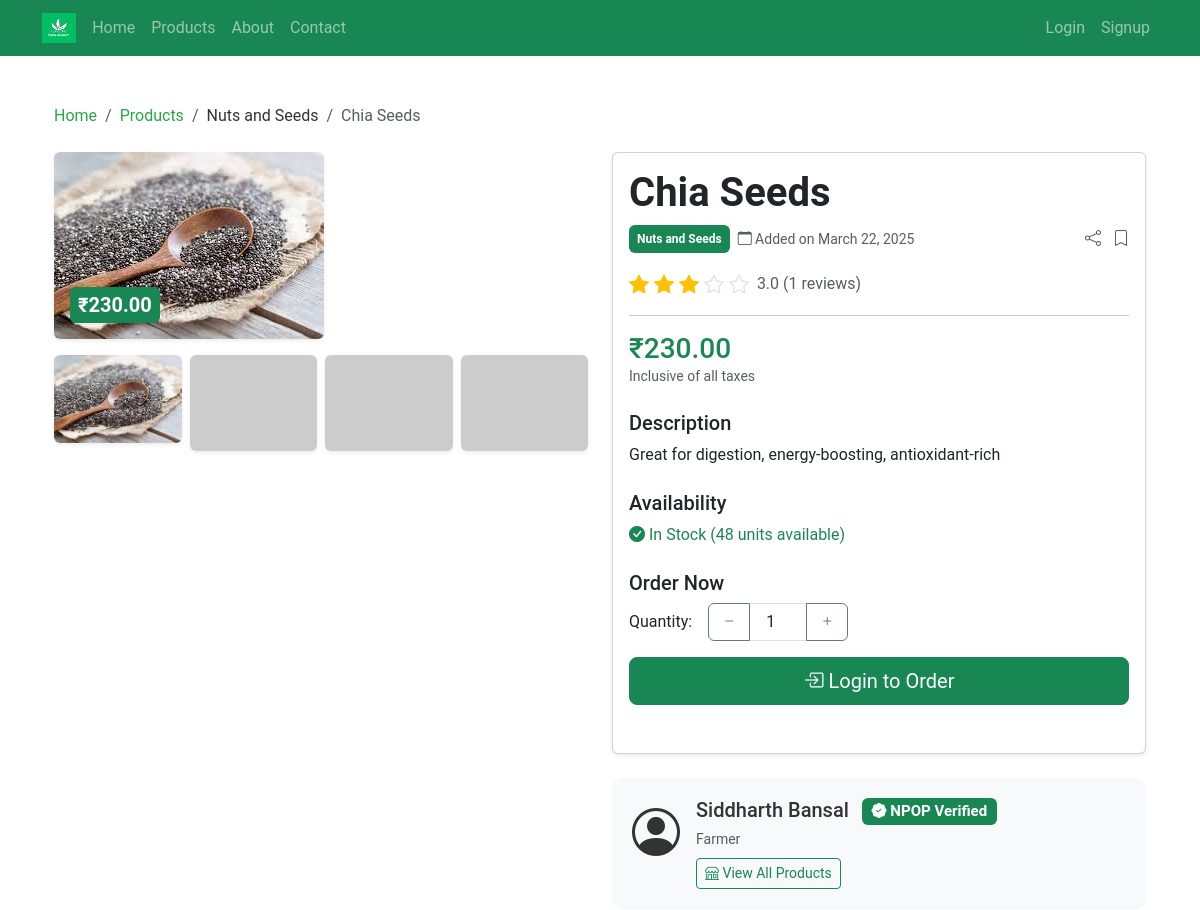
The page /products/43/ (upper part) on the database as committed earlier.
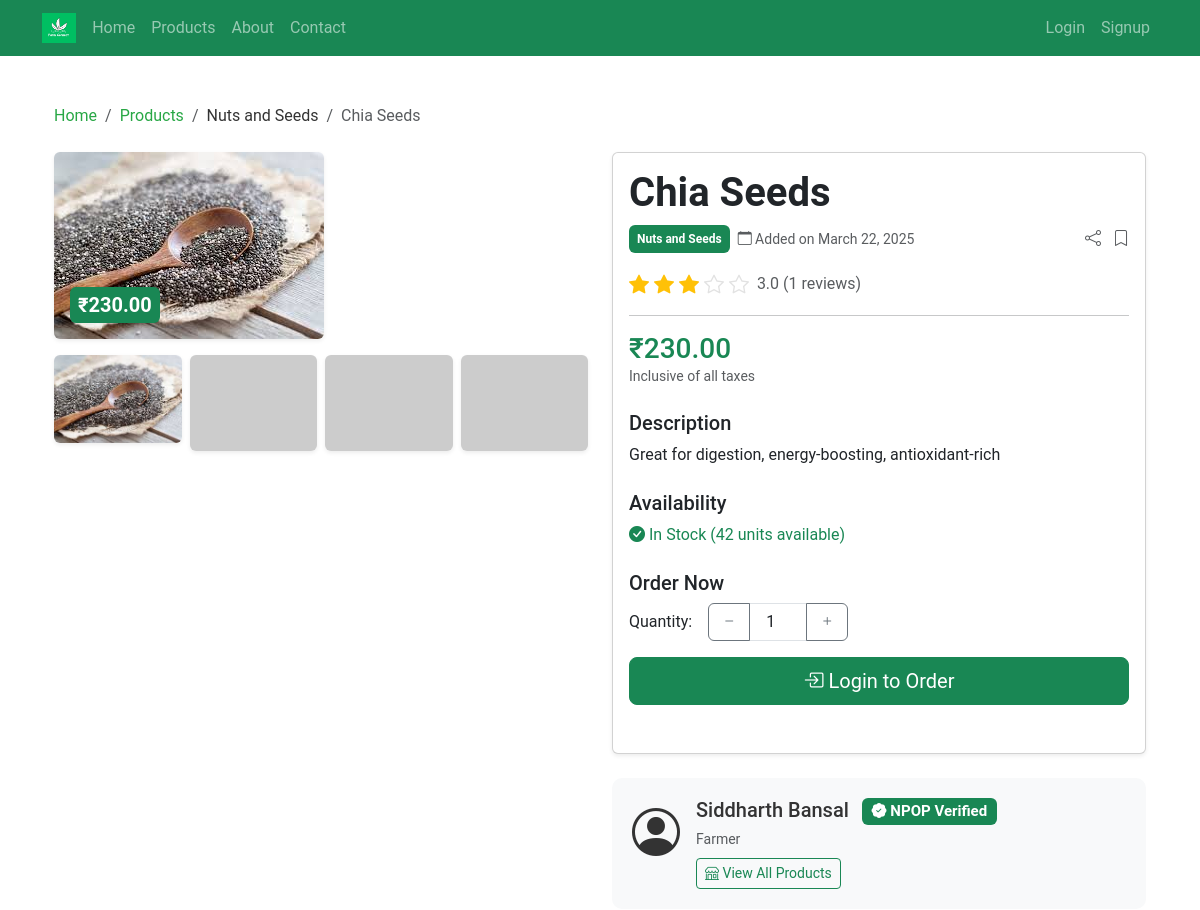
The same page on the database as committed later.
### farm_core/models.py (models this page shows, shortened)
class Product(models.Model):
    UNIT_CHOICES = (
        ('kg', 'Kilogram'),
        ('g', 'Gram'),
        ('l', 'Liter'),
        ('ml', 'Milliliter'),
        ('piece', 'Piece'),
        ('dozen', 'Dozen'),
        ('bundle', 'Bundle'),
        ('box', 'Box'),
        ('bag', 'Bag'),
        ('packet', 'Packet'),
    )
    name = models.CharField(max_length=200)
    description = models.TextField()
    price = models.DecimalField(max_digits=10, decimal_places=2)
    discount_price = models.DecimalField(max_digits=10, decimal_places=2, blank=True, null=True)
    quantity_available = models.PositiveIntegerField(default=0)
    category = models.ForeignKey(ProductCategory, on_delete=models.CASCADE, related_name='products')
    unit = models.CharField(max_length=10, choices=UNIT_CHOICES, default='kg')
    farmer = models.ForeignKey(User, on_delete=models.CASCADE, related_name='products')
    image = models.ImageField(upload_to='product_images/', blank=True, null=True)
    created_at = models.DateTimeField(auto_now_add=True)
    updated_at = models.DateTimeField(auto_now=True)
    is_organic = models.BooleanField(default=False)
    is_available = models.BooleanField(default=True)
    harvest_date = models.DateField(blank=True, null=True)
    expiry_date = models.DateField(blank=True, null=True)
    nutritional_info = models.TextField(blank=True, null=True)
    @property
    def avg_rating(self):
        reviews = self.reviews.all()
        if reviews.exists():
            return reviews.aggregate(models.Avg('rating'))['rating__avg']
        return 0
    @property
    def review_count(self):
        return self.reviews.count()
    def get_recommended_products(self, limit=5):
        direct_recommendations = ProductRecommendation.objects.filter(
            primary_product=self
        ).select_related('recommended_product').order_by('-strength')[:limit]
        recommended_products = [rec.recommended_product for rec in direct_recommendations]
        return recommended_products[:limit]

class ProductCategory(models.Model):
    name = models.CharField(max_length=100)
    description = models.TextField(blank=True, null=True)
    class Meta:
        verbose_name_plural = "Product Categories"

class User(AbstractUser):
    USER_TYPE_CHOICES = (
        ('farmer', 'Farmer'),
        ('consumer', 'Consumer'),
    )
    user_type = models.CharField(max_length=10, choices=USER_TYPE_CHOICES, default='consumer')
    phone = models.CharField(max_length=15, blank=True, null=True)
    address = models.TextField(blank=True, null=True)
    profile_pic = models.ImageField(upload_to='profile_pics/', blank=True, null=True)
    npop_certificate_number = models.CharField(max_length=100, blank=True, null=True)
    npop_certificate_issue_date = models.DateField(blank=True, null=True)
    npop_certificate_expiry_date = models.DateField(blank=True, null=True)
    npop_certificate_file = models.FileField(upload_to='npop_certificates/', blank=True, null=True)
    @property
    def is_npop_verified(self):
        from datetime import date
        if self.user_type != 'farmer':
            return False
        if not self.npop_certificate_number or not self.npop_certificate_expiry_date:
            return False
        return self.npop_certificate_expiry_date >= date.today()

### farm_core/views.py (the view, shortened to what this page needs)
# urls.py: path('products/<int:pk>/', views.ProductDetailView.as_view(), name='product_detail'),
class ProductDetailView(DetailView):
    model = Product
    template_name = 'farm_core/products/detail.html'
    context_object_name = 'product'
    def get_context_data(self, **kwargs):
        context = super().get_context_data(**kwargs)
        product = self.get_object()
        context['form'] = ProductReviewForm()
        context['reviews'] = product.reviews.all()
        context['complementary_products'] = product.get_recommended_products(limit=4)
        cart = self.request.session.get('cart', {})
        context['cart_count'] = sum(int(quantity) for quantity in cart.values())
        return context

### farm_core/forms.py
class ProductReviewForm(forms.ModelForm):
    rating = forms.ChoiceField(
        choices=ProductReview.RATING_CHOICES,
        widget=forms.RadioSelect(attrs={'class': 'star-rating-input'}),
        required=True
    )
    review_text = forms.CharField(
        widget=forms.Textarea(attrs={
            'class': 'form-control',
            'rows': 4,
            'placeholder': _('Share your experience with this product...')
        }),
        required=True
    )
    class Meta:
        model = ProductReview
        fields = ['rating', 'review_text']

### farm_core/templates/farm_core/products/detail.html (shortened to what the changed rows need)
{% extends 'farm_core/base.html' %}
{% load i18n %}
{% load static %}
{% block content %}
<div class="container py-4">
    <nav aria-label="breadcrumb" class="mb-4">
        <ol class="breadcrumb">
            <li class="breadcrumb-item"><a href="{% url 'farm_core:home' %}">{% trans "Home" %}</a></li>
            <li class="breadcrumb-item"><a href="{% url 'farm_core:product_list' %}">{% trans "Products" %}</a></li>
            {% if product.category %}
            <li class="breadcrumb-item">{{ product.category.name }}</li>
            {% endif %}
            <li class="breadcrumb-item active">{{ product.name }}</li>
        </ol>
    </nav>
    <div class="row">
        <div class="col-lg-6 mb-4">
            <div class="position-relative mb-3">
                {% if product.image %}
                <img src="{{ product.image.url }}" class="img-fluid rounded shadow-sm" alt="{{ product.name }}" id="main-product-image">
                {% else %}
                <img src="https://placehold.co/800x600?text=Product" class="img-fluid rounded shadow-sm" alt="{{ product.name }}" id="main-product-image">
                {% endif %}
                <div class="position-absolute bottom-0 start-0 p-3">
                    <span class="badge bg-success p-2 fs-5">₹{{ product.price }}</span>
                </div>
            </div>
            <div class="row product-gallery g-2">
                <div class="col-3">
                    {% if product.image %}
                    <img src="{{ product.image.url }}" class="img-fluid rounded shadow-sm" alt="{{ product.name }}" onclick="document.getElementById('main-product-image').src=this.src">
                    {% else %}
                    <img src="https://placehold.co/800x600?text=Product" class="img-fluid rounded shadow-sm" alt="{{ product.name }}" onclick="document.getElementById('main-product-image').src=this.src">
                    {% endif %}
                </div>
            </div>
        </div>
        <div class="col-lg-6">
            <div class="card shadow-sm mb-4">
                <div class="card-body">
                    <h1 class="card-title fw-bold">{{ product.name }}</h1>
                    <div class="d-flex mb-3 align-items-center">
                        <span class="badge bg-success me-2 p-2">{{ product.category.name }}</span>
                        <div class="text-muted small me-3">
                            <i class="bi bi-calendar"></i> {% trans "Added on" %} {{ product.created_at|date }}
                        </div>
                        <div class="ms-auto">
                            <a href="#" class="text-muted me-2" title="{% trans 'Share' %}">
                            </a>
                            <a href="#" class="text-muted" title="{% trans 'Save for later' %}">
                            </a>
                        </div>
                    </div>
                    <div class="d-flex align-items-center mb-3">
                        <div class="star-rating me-2">
                            {% for i in "12345"|make_list %}
                                {% if forloop.counter <= product.avg_rating %}
                                <i class="bi bi-star-fill"></i>
                                {% elif forloop.counter <= product.avg_rating|add:"0.5" and forloop.counter > product.avg_rating %}
                                <i class="bi bi-star-half"></i>
                                {% else %}
                                <i class="bi bi-star inactive"></i>
                                {% endif %}
                            {% endfor %}
                        </div>
                        <span class="text-muted">{{ product.avg_rating|floatformat:1 }} ({{ product.review_count }} {% trans "reviews" %})</span>
                    </div>
                    <hr>
                    <div class="mb-4">
                        <h3 class="text-success mb-0">₹{{ product.price }}</h3>
                        <div class="text-muted small">{% trans "Inclusive of all taxes" %}</div>
                    </div>
                    <div class="mb-4">
                        <h5>{% trans "Description" %}</h5>
                        <p>{{ product.description }}</p>
                    </div>
                    <div class="mb-4">
                        <h5>{% trans "Availability" %}</h5>
                        {% if product.quantity_available > 10 %}
                            <div class="text-success"><i class="bi bi-check-circle-fill"></i> {% trans "In Stock" %} ({{ product.quantity_available }} {% trans "units available" %})</div>
                        {% elif product.quantity_available > 0 %}
                            <div class="text-warning"><i class="bi bi-exclamation-circle-fill"></i> {% trans "Only" %} {{ product.quantity_available }} {% trans "units left" %}</div>
                        {% else %}
                            <div class="text-danger"><i class="bi bi-x-circle-fill"></i> {% trans "Out of Stock" %}</div>
                        {% endif %}
                    </div>
                    {% if product.quantity_available > 0 %}
                    <form action="{% url 'farm_core:create_order' product_id=product.id %}" method="get" class="mb-4">
                        <h5>{% trans "Order Now" %}</h5>
                        <div class="d-flex align-items-center mb-3">
                        </div>
                        {% if user.is_authenticated %}
                            <button type="submit" class="btn btn-success btn-lg w-100 mb-2">
                                <i class="bi bi-cart-plus"></i> {% trans "Order Now" %}
                            </button>
                        {% else %}
                            <a href="{% url 'farm_core:login' %}?next={% url 'farm_core:create_order' product_id=product.id %}" class="btn btn-success btn-lg w-100 mb-2">
                            </a>
                        {% endif %}
                    </form>
                    {% endif %}
                </div>
            </div>
            <div class="farmer-info mb-4">
                <div class="d-flex">
                    <div>
                        <h5 class="mb-1">
                            {{ product.farmer.get_full_name|default:product.farmer.username }}
                            {% if product.farmer.is_npop_verified %}
                            <span class="badge bg-success ms-2" data-bs-toggle="tooltip" title="NPOP Certified Organic Farmer">
                            </span>
                            {% endif %}
                        </h5>
                        <div class="text-muted small mb-2">{% trans "Farmer" %}</div>
                        <a href="#" class="btn btn-sm btn-outline-success">
                            <i class="bi bi-shop"></i> {% trans "View All Products" %}
                        </a>
                    </div>
                </div>
            </div>
        </div>
    </div>
</div>
{% endblock %}

Rows that differ between the two databases and show on the page:
changed Product "Chia Seeds": quantity_available "48" → "42"
